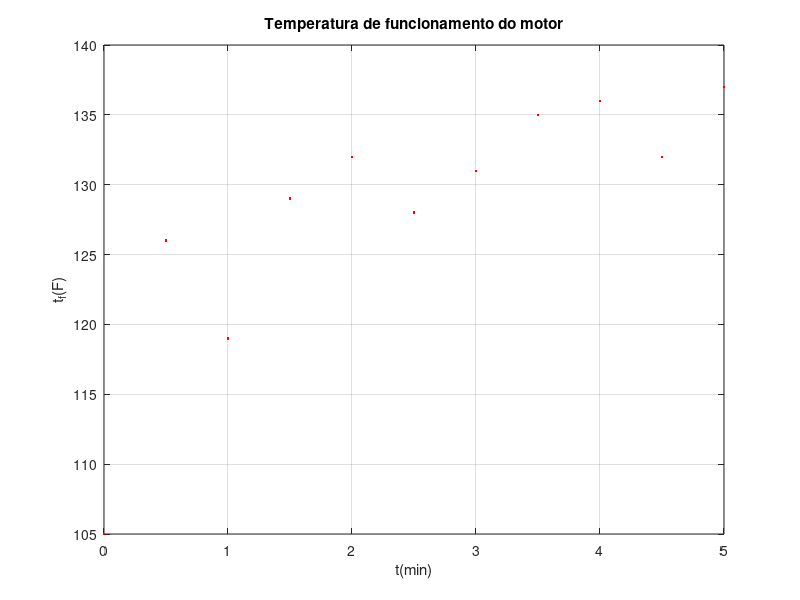

Write the MATLAB code that produced this figure. (Note: this script raises an error after producing the figure.)
%exercicio 1

p = [1 -2 -1 2];
x = -3:0.1:3;
y = polyval(p,x);
plot(x,y,'r.');
grid on;
disp(roots(p));

%exercicio 2

A = [6 4 5; 5 11 11; -6 -10 -11];
detA = det(A);

B = inv(A);

[P,D] = eig(A);

teste_inversa_1 = A * B;       
teste_inversa_2 = B * A;       

teste_autovetor = A * P(:,1);   
teste_autovalor = D(1,1) * P(:,1);

%questao 1 
% AX=B -> X = A\B

disp('questao 1');

A = [1  1  2;
    2  4 -3;
    3  6 -5];

B = [9;
    1;
    0];

X = A \ B;

disp('A solução do sistema é:');
fprintf('x = %.4f\n', X(1));
fprintf('y = %.4f\n', X(2));
fprintf('z = %.4f\n', X(3));

% questao 2

disp('questao 2');

tempo = 0:0.5:5;
T = [105 126 119 129 132 128 131 135 136 132 137];
maxtempC = (max(T) - 32)/1.8;
mintempC = (min(T) - 32)/1.8;
mediatempC = (mean(T) - 32)/1.8;

fprintf('maxtempC = %.4f\n', maxtempC);
fprintf('mintempC = %.4f\n', mintempC);
fprintf('mediatempC = %.4f\n', mediatempC);

plot(tempo, T, 'r.');
grid on;
xlabel('t(min)');
ylabel('t_f(F)');
title('Temperatura de funcionamento do motor');

%questao 3
disp('questao 3');

syms s t

% ZI=V

Z = [ (s + 7 + 5/s),   -(s + 2),           -5;
    -(s + 2),        (2*s + 4 + 3/s),    -(s + 2);
    -5,              -(s + 2),           (s + 8 + 4/s) ];

V = [1; 0; 0];

delta = det(Z);

Z1 = Z; Z1(:,1) = V;
Z2 = Z; Z2(:,2) = V;
Z3 = Z; Z3(:,3) = V;

I1_s = simplify(det(Z1) / delta);
I2_s = simplify(det(Z2) / delta);
I3_s = simplify(det(Z3) / delta);

disp('--- Correntes no domínio s: I(s) ---');
pretty(collect(I1_s, s));
pretty(collect(I2_s, s));
pretty(collect(I3_s, s));

i1_t = ilaplace(I1_s, s, t);
i2_t = ilaplace(I2_s, s, t);
i3_t = ilaplace(I3_s, s, t);

disp('--- Correntes no domínio do tempo: i(t) ---');
pretty(simplify(i1_t));
pretty(simplify(i2_t));
pretty(simplify(i3_t));

%questao 4
disp('questao 4');

syms s

% ZX = F

Z = [(s^2+s+1) -(s+1); 
    -(s+1) (s^2+s+1)];
 
%definir F(s) = 1 para simplificar o calculo

F_vec = [1;0];

X = Z\F_vec;

H1 = simplify(X(1));
H2 = simplify(X(2));

disp('H1(s) = ');
pretty(H1)

disp('H2(s) = ');
pretty(H2)

disp('--- Expansão em Frações Parciais (Simbólica) ---');
disp('H1(s) em frações parciais:');
pretty(partfrac(H1, s))

disp('H2(s) em frações parciais:');
pretty(partfrac(H2, s))
